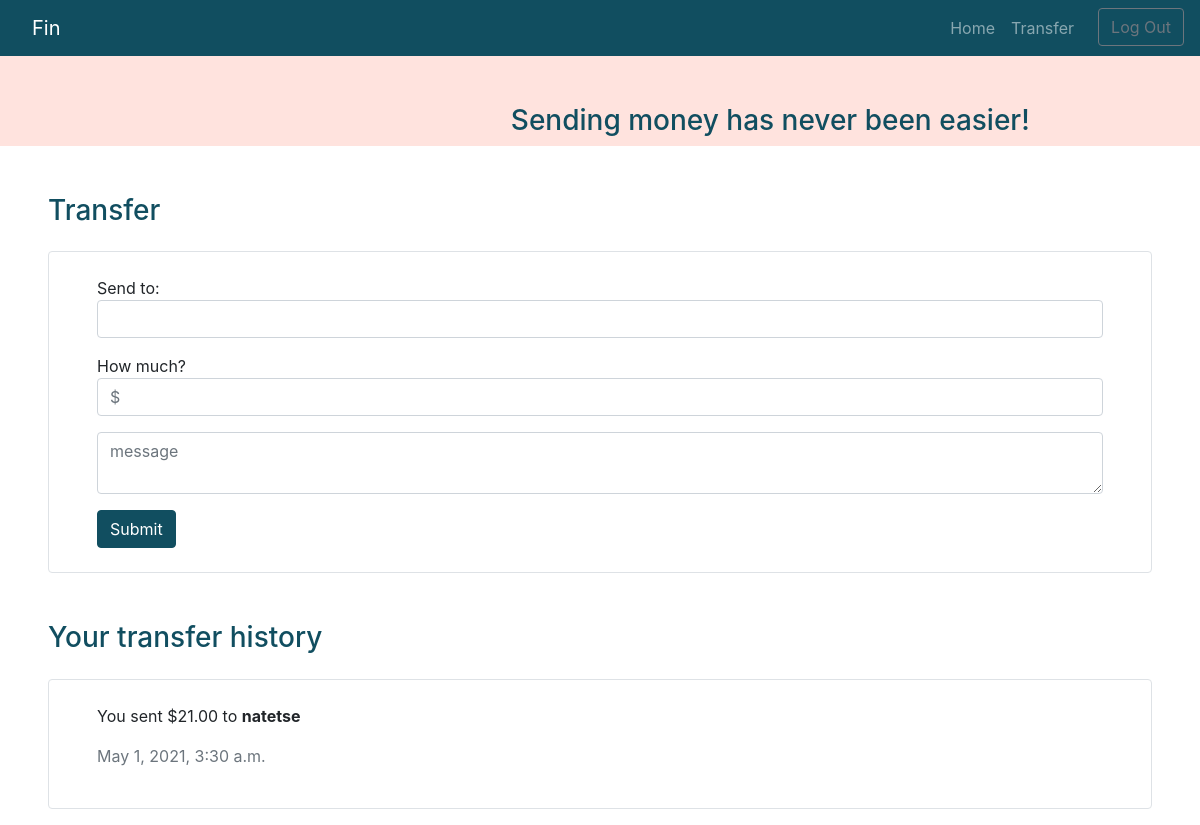
Screenshot of /transfer (signed in) with the database file from the repository.
### budget/models.py (models this page shows, shortened)
class Transfer(models.Model):
    sender = models.ForeignKey("User", on_delete=models.CASCADE, related_name="money_sender")
    recipient = models.ForeignKey("User", on_delete=models.PROTECT, related_name="money_reciever")
    amount = models.DecimalField(max_digits=10, decimal_places=2)
    received = models.BooleanField(default=False)
    timestamp = models.DateTimeField(auto_now_add=True)
    message = models.TextField(blank=True)

class User(AbstractUser):
    pass

### budget/views.py (the view, shortened to what this page needs)
# urls.py: path("transfer", views.transfer, name="transfer"),
@login_required
def transfer(request):
    transfer_history = Transfer.objects.order_by('-id').filter(
        sender=request.user
    )
    new_transfer = Transfer.objects.filter(
        recipient=request.user, received = False
    )
    if request.method == "GET":
        try:
            account = Account.objects.get(
                user = request.user
            )
        except Account.DoesNotExist:
            return render(request, "budget/transfer.html")
    return render(request, "budget/transfer.html",{
        "historys":transfer_history,
        "transfers":new_transfer,
        "account":account
    })

### budget/templates/budget/transfer.html (shortened to what this page needs)
{% extends "budget/layout.html" %}
{% load static %}
{% block body %}
    <div class="d-flex flex-lg-row flex-column justify-content-around secondary-color-bg ">
        <h3 class="pt-5 align-self-center primary-color">Sending money has never been easier!</h3>
    </div>
    <h3 class="mt-5 mb-4 ml-5 primary-color ">Transfer</h3>
    {% if account %}
        <div id="Transfer-view" class="py-4 px-5 mx-5 border rounded">
            <form id="transfer-form">
                <div class="form-group">
                    Send to: <input id="transfer-recipient" class="form-control">
                </div>
                <div class="form-group">
                    How much?
                    <input class="form-control" id="trasnfer-amount" placeholder="$">
                </div>
                <textarea class="form-control" id="transfer-message" placeholder="message"></textarea>
                <input type="submit" class="btn primary-color-btn mt-3">
            </form>
        </div>
        <div id="transfer-histroy">
            <h3 class="mt-5 mb-4 ml-5 primary-color ">Your transfer history</h3>
            {%if historys%}
                {% for history in historys %}
                    <div class="d-flex flex-row justify-content-between py-4 px-5 mx-5 my-3 border rounded">
                        <div>
                            <p>You sent ${{history.amount}} to <strong>{{history.recipient}}</strong></p>
                            <p class="text-muted">{{history.timestamp}}</p>
                        </div>
                    </div>
                {% endfor %}
            {% else %}
                <p class="text-muted mx-5">No transfer history</p>
            {% endif %}
        </div>
    {% endif %}
{% endblock %}

### budget/static/budget/styles.css (style rules this page uses)
.secondary-color-bg { background-color: #ffe3de; }
.primary-color { color: #114e60; }
.primary-color-btn { color: #fff; background-color: #114e60; border-color: #114e60; }

### rows the page displays
Transfer: amount "21.00", recipient "natetse", timestamp "May 1, 2021, 3:30 a.m."
